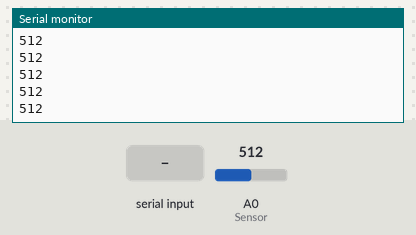
Recording of a sketch running on a simulated Arduino Uno, built with avr-gcc and run on an emulated ATmega328P. Parts: the last lines printed to the serial monitor. Inputs (shaded band) come from the test bench; at power-on: A0 (Sensor) = 512.

Above: at 1.2 s.
1.3 s: A0 (Sensor) set to 716
At 2.1 s:
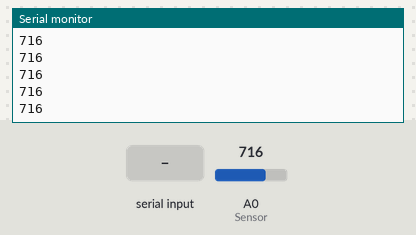
2.8 s: byte 30 received over Serial
4.3 s: byte 90 received over Serial
5.8 s: A0 (Sensor) set to 900
At 6.8 s:
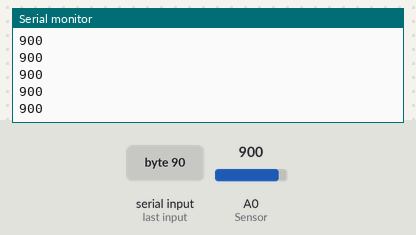
Timing chart, 0 to 8.3 s (numbered marks = the images above; inputs shaded):
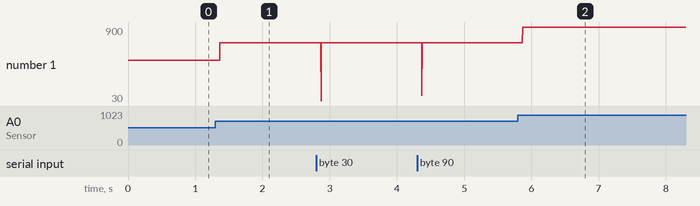

The sketch:

PiezoPlotterTest.ino
```cpp
int Sensor = 0;

void setup() {
  // put your setup code here, to run once:
  Serial.begin(9600);
}

void loop() {
  // put your main code here, to run repeatedly:
  Serial.println(analogRead(Sensor));
  if(Serial.available() > 0){
    int incomingByte = Serial.read();
    Serial.println(incomingByte);
  }
}
```

Measured:
- after the input at 1.3 s, the serial monitor: prints a new line after 0.07 s (image 1)
- after the input at 5.8 s, the serial monitor: prints a new line after 0.07 s (image 2)
- plotted number 1: 512 → 716 after the input at 1.3 s, 716 → 900 after the input at 5.8 s
